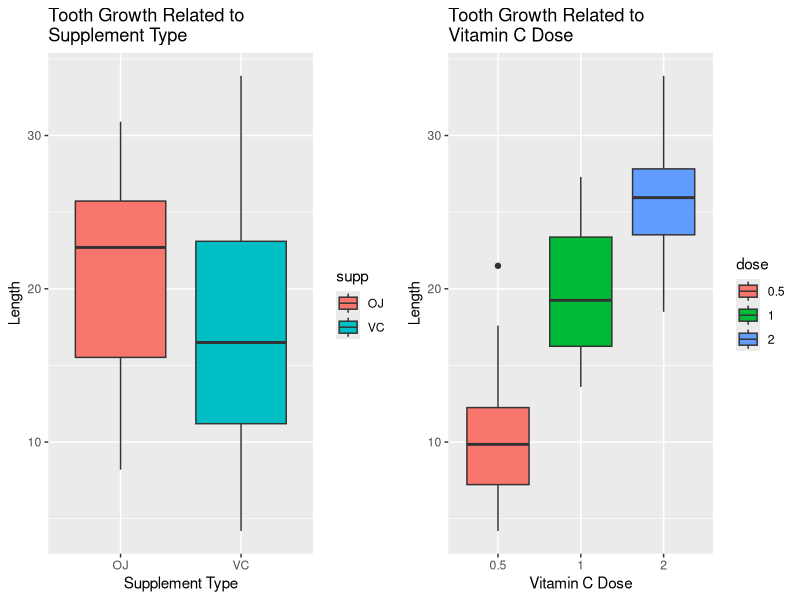
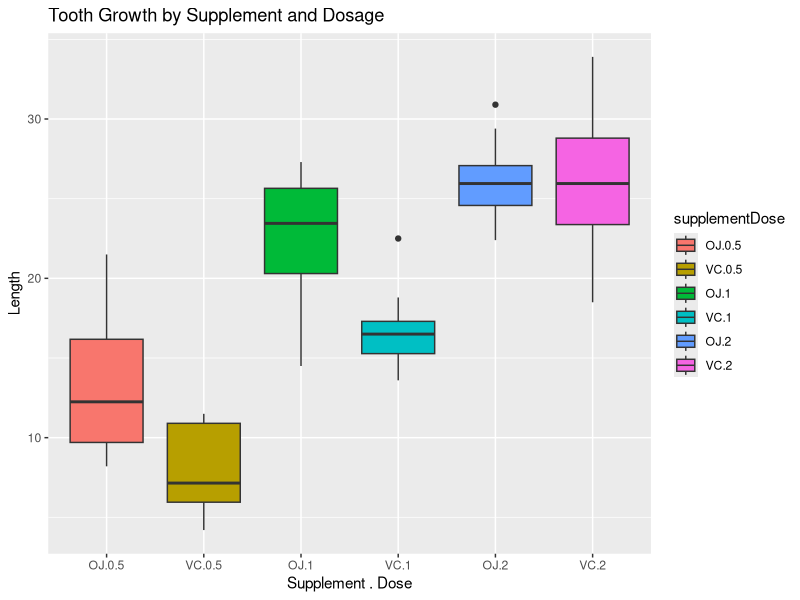

The R script that drew these images, in order:
## ---- chunk 1
knitr::opts_chunk$set(echo = TRUE)
options(scipen = 999)
## ---- chunk 2
# Load libraries and data
library(datasets)
library(dplyr)
library(grid)
library(ggplot2)
library(knitr)

tg <- ToothGrowth
## ---- chunk 3
str(tg)
## ---- chunk 4
tg$dose <- factor(tg$dose)
p1 <- ggplot(tg, aes(x=supp, y=len)) + 
      geom_boxplot(aes(fill=supp)) + 
      ggtitle("Tooth Growth Related to\nSupplement Type") +
      labs(x="Supplement Type", y="Length")
p2 <- ggplot(tg, aes(x=dose, y=len)) + 
      geom_boxplot(aes(fill=dose)) +
      ggtitle("Tooth Growth Related to\nVitamin C Dose") +
      labs(x="Vitamin C Dose", y="Length")

pushViewport(viewport(layout = grid.layout(1, 2)))
print(p1, vp = viewport(layout.pos.row = 1, layout.pos.col = 1))
print(p2, vp = viewport(layout.pos.row = 1, layout.pos.col = 2))
## ---- chunk 5
tg$supplementDose <- interaction(tg$supp, tg$dose)
tgMeans <- tg %>% group_by(supplementDose) %>% summarize(meanLength=mean(len))

kable(tgMeans)
## ---- chunk 6
p3 <- ggplot(tg, aes(x=supplementDose, y=len)) +
      geom_boxplot(aes(fill=supplementDose)) +
      ggtitle("Tooth Growth by Supplement and Dosage") +
      labs(x="Supplement . Dose", y="Length")
p3
## ---- chunk 7
# Create subsets for each dose level.
tg05 <- filter(tg, dose==0.5)
tg10 <- filter(tg, dose==1)
tg20 <- filter(tg, dose==2)

#######################
## T-Tests
#######################
# OJ vs. VC
t_ojvc <- t.test(len~supp, data=tg)
# 0.5 vs. 1.0 mg/day
t_0510 <- t.test(tg05$len,tg10$len, data=tg)
# 1.0 vs. 2.0 mg/day
t_1020 <- t.test(tg10$len,tg20$len, data=tg)
# 0.5 vs. 2.0 mg/day
t_0520 <- t.test(tg05$len,tg20$len, data=tg)
# 0.5 mg OJ vs. VC
t_05ojvc <- t.test(len~supp, data=tg05)
# 1.0 mg OJ vs. VC
t_10ojvc <- t.test(len~supp, data=tg10)
# 0.5 mg OJ vs. VC
t_20ojvc <- t.test(len~supp, data=tg20)

# Create list of t-test outputs to loop over and extract p-values and
# confidence intervals to display in the test summary.
t_tests <- list(t_ojvc, t_0510, t_1020, t_0520, t_05ojvc, t_10ojvc, t_20ojvc)
pvals <- numeric()
cilower <- numeric()
ciupper <- numeric()
for(i in 1:length(t_tests)){
      pvals[i] <- t_tests[[i]][[3]]
      cilower[i] <- round(t_tests[[i]][4]$conf.int[1],4)
      ciupper[i] <- round(t_tests[[i]][4]$conf.int[2],4)
}
t_summary <- data.frame("p_value"=round(pvals,6),"lower.CI"=cilower,"upper.CI"=ciupper,
            row.names = c("OJ vs. VC","0.5 vs. 1.0 mg/day","1.0 vs. 2.0 mg/day",
                          "0.5 vs. 2.0 mg/day", "0.5 mg OJ vs. VC",
                          "1.0 mg OJ vs. VC","2.0 mg OJ vs. VC"))
kable(t_summary)
